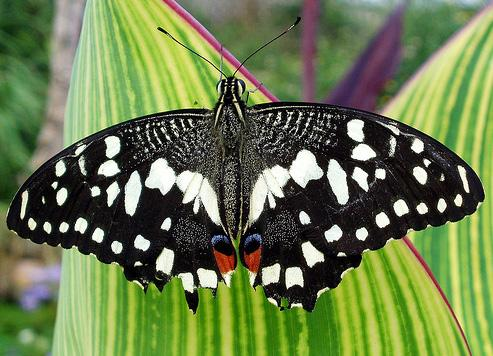
//> input picture demo4/demo4/butterfly.jpg, 493 x 356 px
$ ./main   (built with g++ and OpenCV 4)
//> lines starting //> are read from the running program, lines starting //| are printed output that depends on the picture
// C++ program to implement the erosion
// and dilation
#include <iostream>
#include <opencv2/core/core.hpp>

// Library to include for drawing shapes
#include <opencv2/highgui/highgui.hpp>
#include <opencv2/imgproc.hpp>
using namespace cv;
using namespace std;

// Driver Code
int main(int argc, char** argv)
{
	// Reading the Image
	Mat image = imread("butterfly.jpg",
		IMREAD_GRAYSCALE);
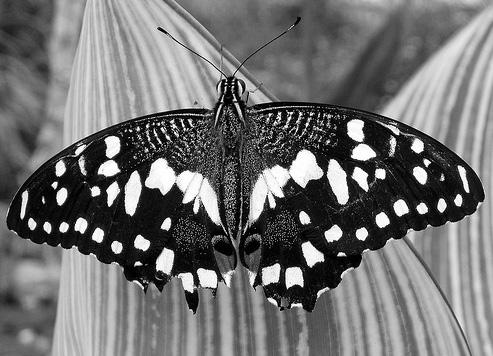
//> image: 356 rows x 493 cols, CV_8UC1; min 0, max 255, mean 113.3

	// Check if the image is created
	// successfully or not
	if (!image.data) {
		std::cout << "Could not open or find"
			<< " the image\n";
		return 0;
	}

	// Create a structuring element (SE)
	int morph_size = 2;
	Mat element = getStructuringElement(
		MORPH_RECT, Size(2 * morph_size + 1,
			2 * morph_size + 1),
		Point(morph_size, morph_size));
	Mat erod, dill;

	// For Erosion
	erode(image, erod, element,
		Point(-1, -1), 1);
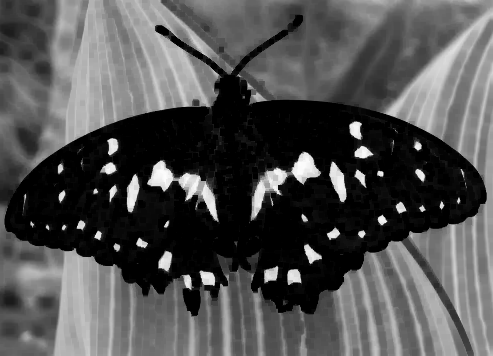
//> erod: 356 rows x 493 cols, CV_8UC1; min 0, max 253, mean 81.3

	// For Dilation
	dilate(image, dill, element,
		Point(-1, -1), 1);
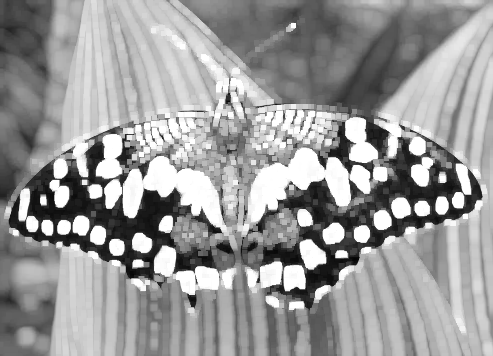
//> dill: 356 rows x 493 cols, CV_8UC1; min 3, max 255, mean 153.9

	// Display the image
	imshow("source", image);
	imshow("erosion", erod);
	imshow("dilate", dill);
	waitKey();

	return 0;
}
